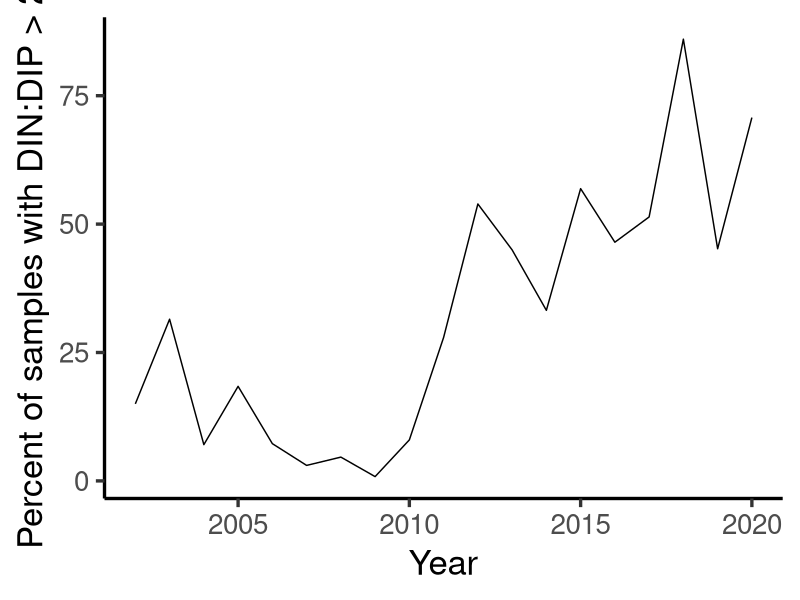

Write the R code that produced this figure.
#graphing DIN:DIP > 25 exceedances in NI
#2023-10-11

library(tidyverse)
library(dplyr)
library(lubridate)
library(readxl)
library(ggplot2)
library(car)
library(rstatix)

install.packages("ggpubr")
library(ggpubr)

#import data

clambank_nutrients = read_excel("data/Clambank 3d Data.xlsx", sheet = "DINDIP25")

summary(clambank_nutrients)
glimpse(clambank_nutrients)

#plot exceedances

DIN_to_DIP_exceedances = ggplot(data = clambank_nutrients) +
  geom_line(aes(x = Year, y = Percent_of_samples)) +
  labs(x = "Year", y = "Percent of samples with DIN:DIP > 25") +
  theme_classic(base_size = 25)
ggsave(DIN_to_DIP_exceedances, filename = "figures/DIN_to_DIP_exceedances.png",
       device = "png", height = 7, width = 11)
